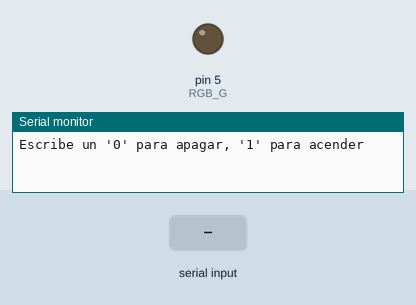
Bench run of a sketch on a simulated Arduino Uno, built with avr-gcc and run on an emulated ATmega328P. Parts: output pins drawn as LEDs (lit = HIGH), the last lines printed to the serial monitor. Inputs (shaded band) come from the test bench.

Above: at 1.2 s.
1.3 s: "1" received over Serial
At 2.5 s:
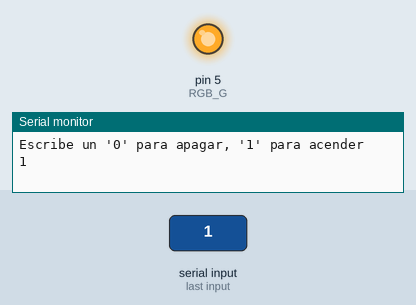
2.8 s: "2" received over Serial
At 3.8 s:
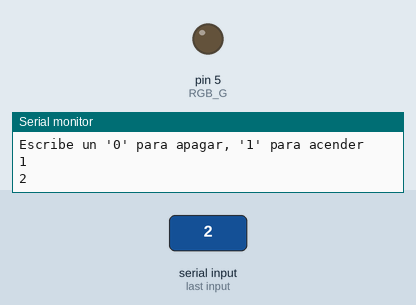
Timing chart, 0 to 5.8 s (numbered marks = the images above; inputs shaded):
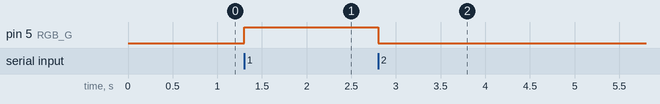

The sketch:

Led_Via_Serie.ino
```cpp
/* Led_Via_Serie
  Acende /apaga uns LED mediante a consola serie
  1 acende, 2  apaga RGB_B
*/
#define RGB_G 5 // Pin do LED verde

char Rec_Ser;   // Variable de caracteres da recepción serie

void setup() {
  pinMode(RGB_G, OUTPUT);  // Pin LED como saída
  Serial.begin(115200);
  Serial.println("Escribe un '0' para apagar, '1' para acender" );
  digitalWrite(RGB_G, LOW);
}

void loop() {
  if (Serial.available()) {   // Comproba que temos conexión establecida
    Rec_Ser = Serial.read();  // Pasa o dato recibido a variable Rec_Ser
    Serial.println(Rec_Ser);  // Reenvia o dato recibido

    if (Rec_Ser == '1') {  // Si o carácter recibido é '1' código ASCII 49
      digitalWrite(RGB_G, HIGH);  // Acende o LED
    }
    else if (Rec_Ser == '2') {  // Si o carácter recibido é '0' ASCII 50
      digitalWrite(RGB_G, LOW); // Apaga o LED
    }
  }
}
```

Measured:
- after the input at 1.3 s, pin 5 (RGB_G): LOW → HIGH at once
- after the input at 2.8 s, pin 5 (RGB_G): HIGH → LOW at once
